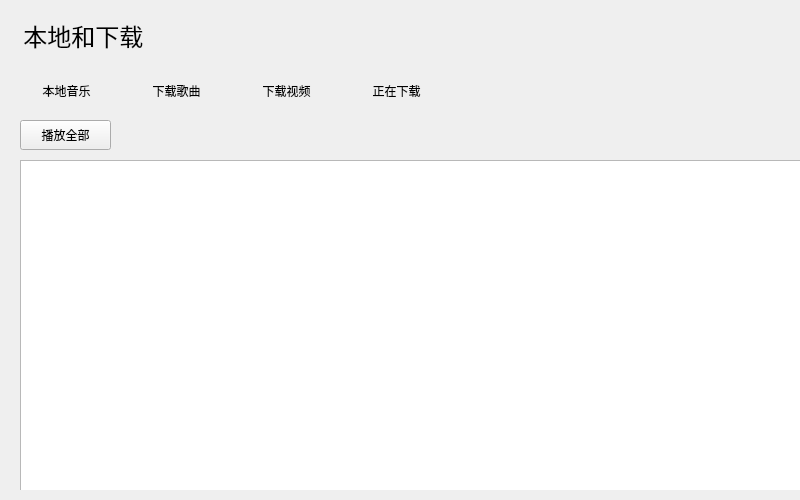
<?xml version="1.0" encoding="UTF-8"?>
<ui version="4.0">
 <class>DownPage</class>
 <widget class="QWidget" name="DownPage">
  <property name="geometry">
   <rect>
    <x>0</x>
    <y>0</y>
    <width>800</width>
    <height>500</height>
   </rect>
  </property>
  <property name="windowTitle">
   <string>Form</string>
  </property>
  <widget class="QLabel" name="downTitle">
   <property name="geometry">
    <rect>
     <x>10</x>
     <y>10</y>
     <width>800</width>
     <height>50</height>
    </rect>
   </property>
   <property name="font">
    <font>
     <family>Arial</family>
     <pointsize>18</pointsize>
    </font>
   </property>
   <property name="text">
    <string>  本地和下载</string>
   </property>
  </widget>
  <widget class="QStackedWidget" name="stackedWidget">
   <property name="geometry">
    <rect>
     <x>20</x>
     <y>160</y>
     <width>800</width>
     <height>330</height>
    </rect>
   </property>
   <property name="currentIndex">
    <number>0</number>
   </property>
   <widget class="QWidget" name="loaclSongPage">
    <widget class="QListWidget" name="pageMusicList">
     <property name="geometry">
      <rect>
       <x>0</x>
       <y>0</y>
       <width>800</width>
       <height>390</height>
      </rect>
     </property>
     <property name="styleSheet">
      <string notr="true">#pageMusicList::item:selected
{
	background-color: #EFEFEF;
	border: 1px solid #CCCCCC;
    border-radius: 5px; /* 圆角边框 */
}

QScrollBar:vertical
{
 border:none; /*边框去掉*/
 width:20px; /*宽度15像素*/
 /*background-color:#FFFFFF; /*背景颜⾊⽩⾊*/
 background-color: transparent;
 margin:0px 0px 0px 0px; /*边距不要*/
}
QScrollBar::handle:vertical /*设置⽔平滑竿*/
{
 width:20px;
 background-color:rgb(222, 222, 222);
 border-radius:5px; 
 min-height:20px;
}

QScrollBar::groove:vertical
{
 background-color: FFFFFF;
 border: none;
}
</string>
     </property>
    </widget>
   </widget>
   <widget class="QWidget" name="downLoadSongPage">
    <widget class="QListWidget" name="listWidget_2">
     <property name="geometry">
      <rect>
       <x>0</x>
       <y>0</y>
       <width>790</width>
       <height>500</height>
      </rect>
     </property>
    </widget>
   </widget>
   <widget class="QWidget" name="downLoadVideoPage">
    <widget class="QListWidget" name="listWidget_3">
     <property name="geometry">
      <rect>
       <x>0</x>
       <y>0</y>
       <width>800</width>
       <height>500</height>
      </rect>
     </property>
    </widget>
   </widget>
   <widget class="QWidget" name="downLoadingPage">
    <widget class="QListWidget" name="listWidget_4">
     <property name="geometry">
      <rect>
       <x>0</x>
       <y>0</y>
       <width>800</width>
       <height>500</height>
      </rect>
     </property>
    </widget>
    <widget class="QLabel" name="label">
     <property name="geometry">
      <rect>
       <x>110</x>
       <y>84</y>
       <width>421</width>
       <height>111</height>
      </rect>
     </property>
     <property name="text">
      <string>Loading....</string>
     </property>
    </widget>
   </widget>
  </widget>
  <widget class="QWidget" name="allWorks" native="true">
   <property name="geometry">
    <rect>
     <x>10</x>
     <y>60</y>
     <width>800</width>
     <height>60</height>
    </rect>
   </property>
   <widget class="QPushButton" name="localSong">
    <property name="geometry">
     <rect>
      <x>10</x>
      <y>10</y>
      <width>93</width>
      <height>41</height>
     </rect>
    </property>
    <property name="styleSheet">
     <string notr="true">#localSong{
	border:none;
}
</string>
    </property>
    <property name="text">
     <string>本地音乐</string>
    </property>
   </widget>
   <widget class="QPushButton" name="downLoadSong">
    <property name="geometry">
     <rect>
      <x>120</x>
      <y>10</y>
      <width>93</width>
      <height>41</height>
     </rect>
    </property>
    <property name="styleSheet">
     <string notr="true">border:none;</string>
    </property>
    <property name="text">
     <string>下载歌曲</string>
    </property>
   </widget>
   <widget class="QPushButton" name="downLoadVideo">
    <property name="geometry">
     <rect>
      <x>230</x>
      <y>10</y>
      <width>93</width>
      <height>41</height>
     </rect>
    </property>
    <property name="styleSheet">
     <string notr="true">border:none;</string>
    </property>
    <property name="text">
     <string>下载视频</string>
    </property>
   </widget>
   <widget class="QPushButton" name="downLoading">
    <property name="geometry">
     <rect>
      <x>340</x>
      <y>10</y>
      <width>93</width>
      <height>41</height>
     </rect>
    </property>
    <property name="styleSheet">
     <string notr="true">border:none;</string>
    </property>
    <property name="text">
     <string>正在下载</string>
    </property>
   </widget>
  </widget>
  <widget class="QWidget" name="widget" native="true">
   <property name="geometry">
    <rect>
     <x>20</x>
     <y>120</y>
     <width>771</width>
     <height>40</height>
    </rect>
   </property>
   <widget class="QPushButton" name="playAllBtn">
    <property name="geometry">
     <rect>
      <x>0</x>
      <y>0</y>
      <width>91</width>
      <height>30</height>
     </rect>
    </property>
    <property name="text">
     <string>播放全部</string>
    </property>
   </widget>
  </widget>
 </widget>
 <resources/>
 <connections/>
</ui>
